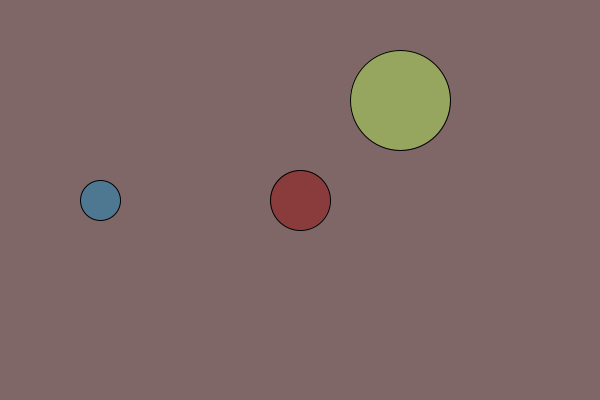
Frame 1 (no input)
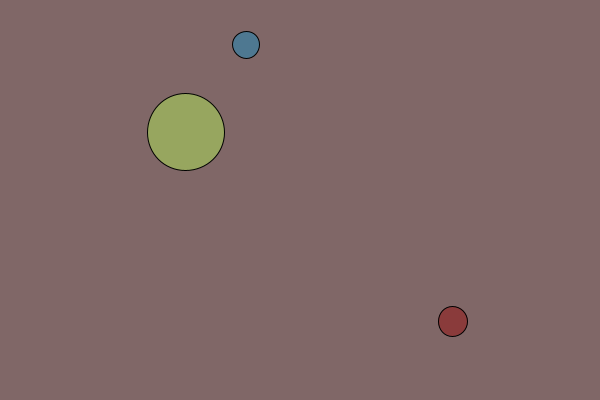
Frame 60 (the mouse pressed at the canvas centre just before this capture)
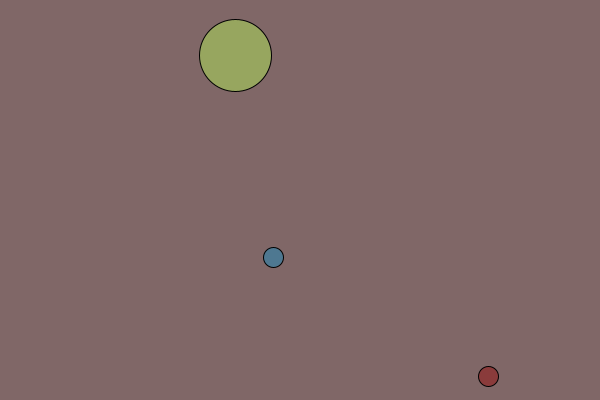
Frame 120 (the mouse held since frame 60 and released just before this capture)

The Processing sketch that drew these frames (run headless with seeded random() and noise(); from frame 60 on, the mouse is pressed at the canvas centre):

// Processing sketch: noise12
// ── noise12.pde
Ball [] Flies;

void setup() {
   size(600, 400);
   Flies = new Ball[3];
   Flies[0] = new Ball(300, 200,  2,  3, 30, 138,  59,  59, 255);
   Flies[1] = new Ball(400, 100, -2, -1, 50, 151, 166,  95, 255);
   Flies[2] = new Ball(100, 200,  3, -3, 20,  78, 120, 145, 255);
}

void draw() {
   background(128, 103, 103);
   for (int i=0; i<Flies.length; i++) {
      Flies[i].render();
      Flies[i].move();
   }
}

class Ball {
   float cx, cy;
   float vx, vy;
   float radius;
   float cr, cg, cb, ca;
  
   Ball( float acx, float acy, float avx, float avy,
   float aradius, float ar, float ag, float ab, float aa) {
      cx = acx;  cy = acy;
      vx = avx;  vy = avy;
      radius = aradius;
      cr = ar; cg = ag; cb = ab; ca = aa;
   }
  
   void render() {
      fill(cr, cg, cb, ca);
      ellipse(cx, cy, 2*radius, 2*radius);
   }
  
   void move() {
      float noiseScale = 0.02;
      radius += lerp(-1, 1, noise(cx*noiseScale));
      radius = constrain(radius, 10, 100);
      vx += lerp(-0.25, 0.25, noise(noiseScale*cx, noiseScale*cy));
      vy += lerp(-0.25, 0.25, noise(noiseScale*cy, noiseScale*cx));
      cx += vx;
      cy += vy;
      if ((cx-radius < 0) || (cx+radius >= width)) {
         vx = -vx;
         cx += 2*vx;
      }
      if ((cy-radius < 0) || (cy+radius >= height)) {
         vy = -vy;
         cy += 2*vy;
      }
   }
}
